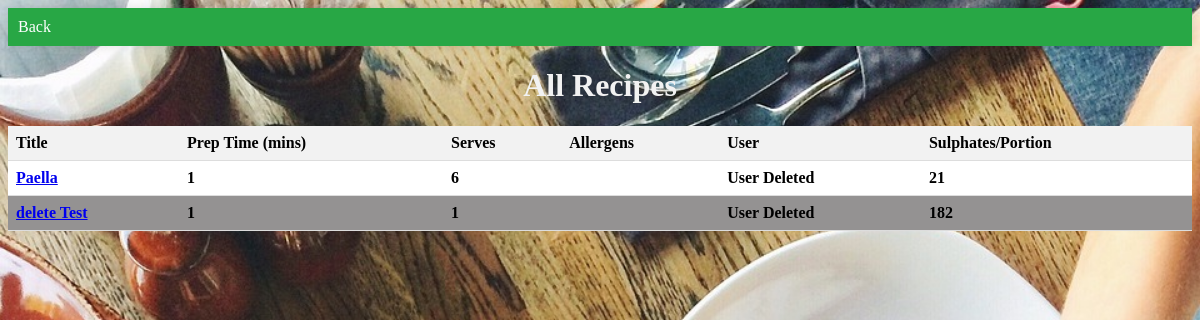
The app's page /recipes/ (signed in), older data.
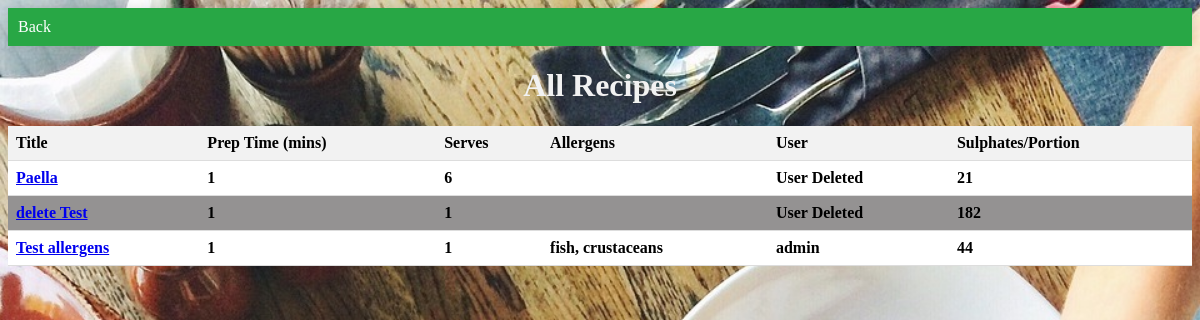
The same page, newer data.
### recipes/models.py (models this page shows, shortened)
class Recipe(models.Model):
    recipe_id = models.AutoField(primary_key=True)
    user = models.ForeignKey(User,on_delete=models.SET_NULL, null=True)
    recipe_title = models.CharField(max_length=200)
    recipe_ingredients = models.TextField()
    preparation = models.TextField()
    prep_time = models.PositiveIntegerField(default=0)
    serves_num = models.PositiveIntegerField(default=1)
    sulphates_per_portion = models.PositiveIntegerField(default=0)
    allergens = models.CharField(max_length=50, null=True, default = None, blank=True)

### recipes/views.py (the view)
# urls.py: path("", views.view_all_recipes, name="view_all_recipes"),
@login_required
def view_all_recipes(request):
    recipes = Recipe.objects.all()
    return render(request, "recipes/all_recipes.html", {"recipes": recipes})

### recipes/templates/recipes/all_recipes.html (shortened to what this page needs)
<!DOCTYPE html>
<html lang="en">
<head>
    {% load static %}
    <link rel="stylesheet" href="{% static '/css/general.css' %}">
</head>
<body>
    <nav style="background-color: #28a745;">
        <div>
            <div>
                <a href="{% url 'foodle:home' %}" style="color: #ffffff;">Back</a>
            </div>
        </div>
    </nav>
    <h1 style="text-align: center; color:#f2f2f2">All Recipes</h1>
    <table style="width: 100%;">
        <thead>
            <tr>
                <th>Title</th>
                <th>Prep Time (mins)</th>
                <th>Serves</th>
                <th>Allergens</th>
                <th>User</th>
                <th>Sulphates/Portion</th>
            </tr>
        </thead>
        <tbody>
            {% for recipe in recipes %}
            <tr>
                <td><a href="{% url 'recipes:view_recipe' recipe_id=recipe.pk %}">{{ recipe.recipe_title }}</a></td>
                <td>{{ recipe.prep_time }}</td>
                <td>{{ recipe.serves_num }}</td>
                <td>{% if recipe.allergens == None %}
                    {% else %}
                    {{ recipe.allergens }}
                    {% endif %}
                </td>
                <td>
                    {% if recipe.user == None %}
                    User Deleted
                    {% else %}
                    {{ recipe.user.username }}
                    {% endif %}
                </td>
                <td>{{ recipe.sulphates_per_portion }}</td>
            </tr>
            {% endfor %}
        </tbody>
    </table>
</body>
</html>

Row changes from the older to the newer data that the page shows:
added Recipe: recipe_title "Test allergens", prep_time "1", serves_num "1", allergens "fish, crustaceans", user.username "admin", sulphates_per_portion "44"
